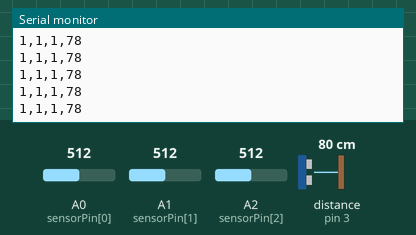
This sketch was run on a simulated Arduino Mega 2560, built with avr-gcc and run on an emulated ATmega2560. On the bench: the last lines printed to the serial monitor. Wiring (inferred from the names in the program): range finder with pulse-width output: data pin 3. The test bench sets the inputs (shaded band); at power-on: distance to the obstacle (sensor on pin 3) 80 cm, A0 (sensorPin[0]) = 512, A1 (sensorPin[1]) = 512, A2 (sensorPin[2]) = 512. The echo pulse lasts 58.3 µs per cm.

Above: at 1.2 s.
1.3 s: distance to the obstacle (sensor on pin 3) set to 2 cm
At 1.53 s:
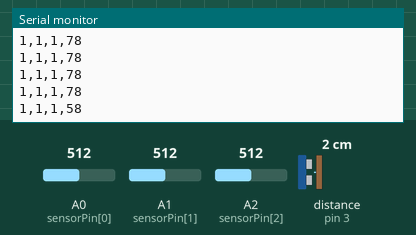
2.8 s: A0 (sensorPin[0]) set to 30
At 2.9 s:
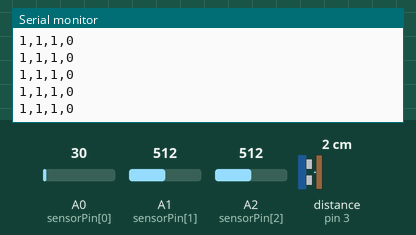
4.3 s: A1 (sensorPin[1]) set to 30
At 4.47 s:
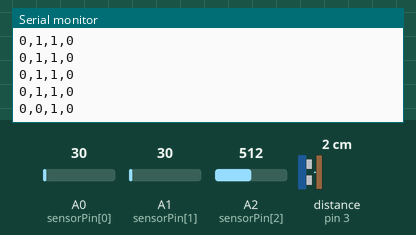
5.8 s: A2 (sensorPin[2]) set to 30
At 5.84 s:
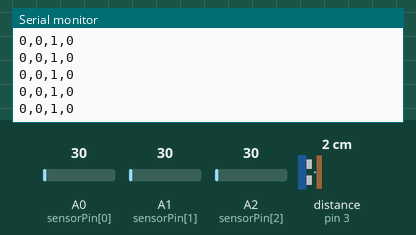
7.3 s: distance to the obstacle (sensor on pin 3) set to 4 cm
At 7.41 s:
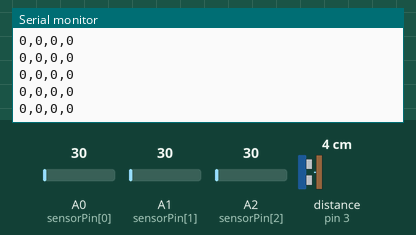
8.8 s: A0 (sensorPin[0]) set to 306
At 8.98 s:
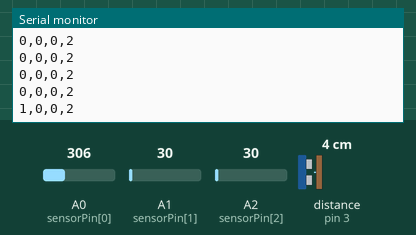
Timing chart, 0 to 11.3 s (numbered marks = the images above; inputs shaded):
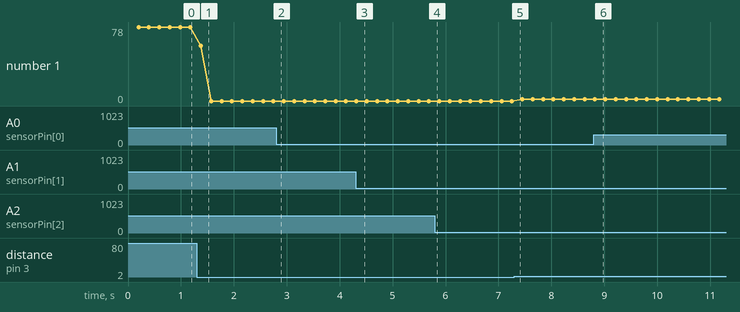

The sketch:

_3sensors_max_pulse.ino
```cpp
#define numOfSen  3
#define Dis 200
#define countMaxDanger 10
#define danger 8

const int sensorPin[] = {A0, A1, A2};
const int maxSensor = 3;
int sensorVal[numOfSen];
int matrixD[numOfSen][countMaxDanger];
long distance1, sensor1;

void setup() {
 Serial.begin(9600);
 Serial1.begin(9600);
 pinMode(maxSensor, INPUT);
}

int sumDanger(int t) {
 int sum = 0;
 for (int i=0; i<countMaxDanger; i++) {
   if (matrixD[t][i] == 1) sum++;
 }
 return sum;
}

void loop() {
 //Serial.println("hello");
 sensor1 = 0;
 for (int i=0; i<4; i++) {
   distance1 = pulseIn(maxSensor, HIGH);
   sensor1 = sensor1 + distance1;
 }
 sensor1 = (sensor1/147/4)*2.54;

 for (int i=0; i<countMaxDanger; i++) {
   for (int j=0; j<numOfSen; j++) {
     sensorVal[j] = analogRead(sensorPin[j]);
     if (sensorVal[j] > Dis) matrixD[j][i] = 1;
     else matrixD[j][i] = 0;
   }
 }
 for (int i=0; i<numOfSen; i++) {
   if (sumDanger(i) >= danger) {
     Serial1.print("1");
     Serial1.print(",");
     Serial.print("1");
     Serial.print(",");
   }
   else {
     Serial1.print("0");
     Serial1.print(",");
     Serial.print("0");
     Serial.print(",");
   }
 }
 Serial.print(sensor1);
 Serial1.print(sensor1);
 Serial1.println();
 Serial.println();

 delay(20);
}
```

Measured:
- after the input at 1.3 s, the serial monitor: prints a new line after 0.08 s (image 1)
- after the input at 4.3 s, the serial monitor: prints a new line at once (image 3)
- after the input at 8.8 s, the serial monitor: prints a new line at once (image 6)
- plotted number 1: 78 → 0 after the input at 1.3 s, 0 → 2 after the input at 7.3 s
